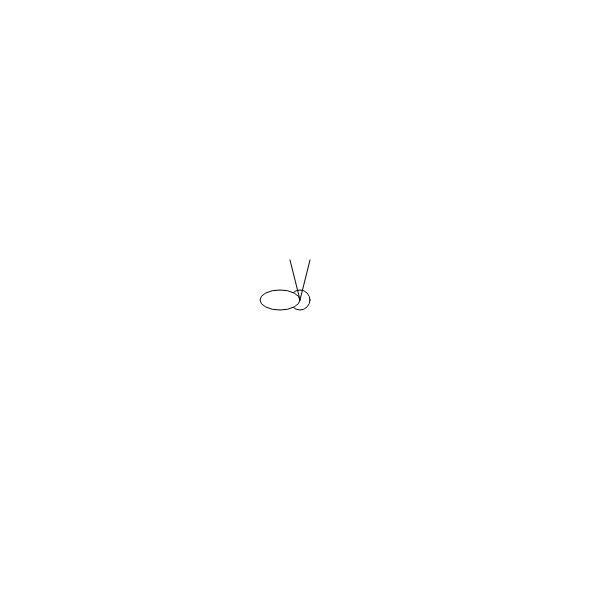
Frame 1 (no input)
Frame 60 (no input): identical to frame 1, image omitted
Frame 120 (the mouse pressed at the canvas centre since frame 60): identical to frame 1, image omitted

The p5.js sketch that drew this single still picture (run headless with seeded random() and noise() and a simulated clock; from frame 60 on, the mouse is pressed at the canvas centre):

// p5.js sketch
// ── sketch.js

function setup() {
    createCanvas(600,600);
}

function draw() {
    background(255);

    let len = 20



    translate(width/2,height/2);

    circle(0,0,20);
    ellipse(-20,0,40,20);
    line(0,0,10,-40)
    line(0,0,-10,-40)



    // arc(175, 35, 50, 50, -PI / 6, PI / 6, PIE); // 60 degrees

    // beginShape();
    // curveVertex(0,0,len,0)
    // curveVertex(0,0,len,0)
    // endShape();
 
}
